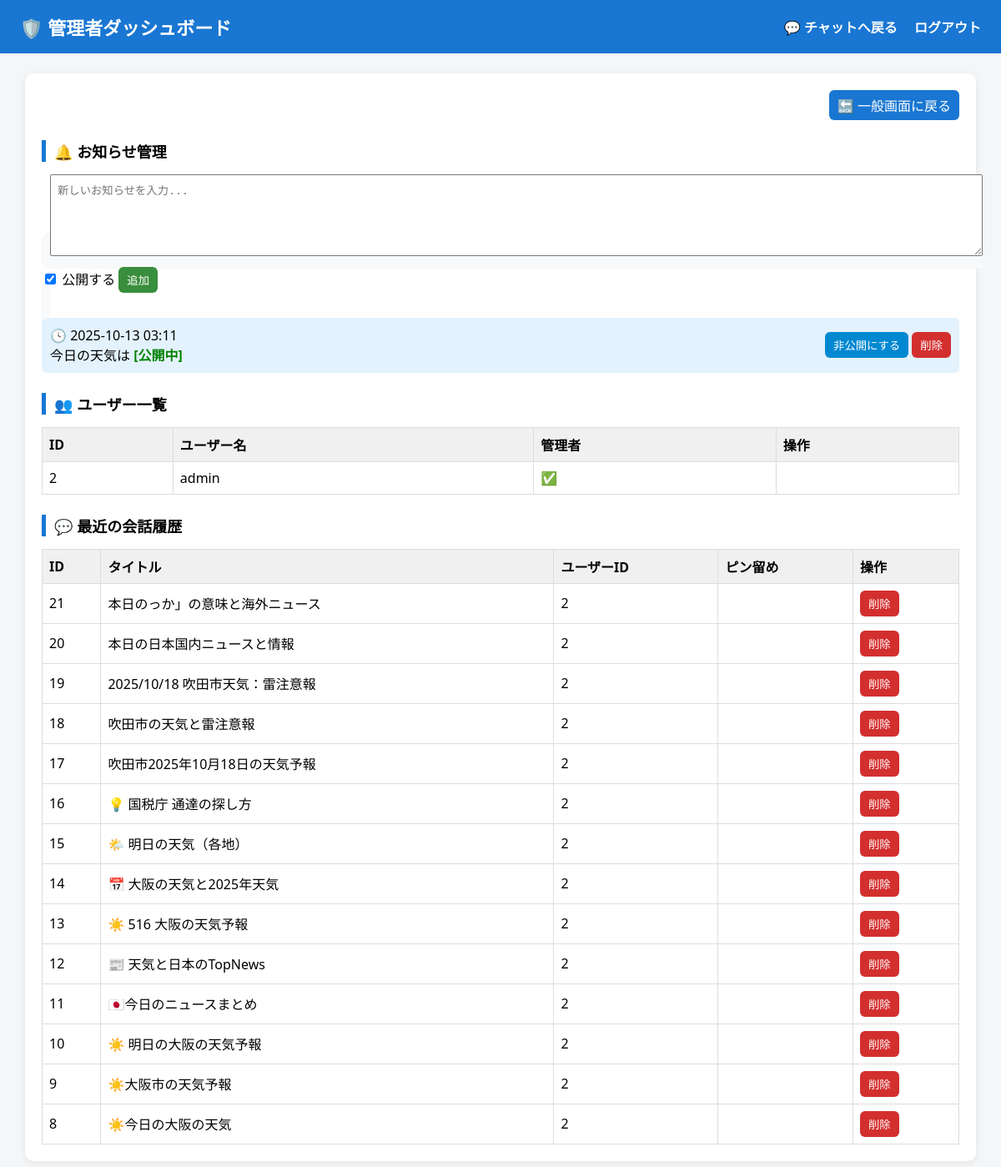
The app's page /admin_dashboard (signed in) with its own data.
### app/models.py (models this page shows, shortened)
class Announcement(db.Model):
    __tablename__ = "announcement"
    id = db.Column(db.Integer, primary_key=True)
    message = db.Column(db.Text, nullable=False)
    is_active = db.Column(db.Boolean, default=True)
    timestamp = db.Column(db.DateTime, default=datetime.utcnow)

class User(db.Model, UserMixin):
    __tablename__ = "user"
    id = db.Column(db.Integer, primary_key=True)
    username = db.Column(db.String(50), unique=True, nullable=False)
    password = db.Column(db.String(100), nullable=False)
    is_admin = db.Column(db.Boolean, nullable=False, default=False)

class Conversation(db.Model):
    __tablename__ = "conversation"
    id = db.Column(db.Integer, primary_key=True)
    title = db.Column(db.String(100), nullable=False)
    user_id = db.Column(db.Integer, db.ForeignKey("user.id"), nullable=False)
    is_pinned = db.Column(db.Boolean, nullable=False, default=False)
    created_at = db.Column(db.DateTime, default=datetime.utcnow)
    updated_at = db.Column(db.DateTime, default=datetime.utcnow, onupdate=datetime.utcnow)
    summary = db.Column(db.Text, nullable=True)  # ✅ AIによる会話要約を保存
    user = db.relationship("User", backref=db.backref("conversations", lazy=True))

### app/__init__.py (the view)
    @bp.route("/admin_dashboard")
    @login_required
    def admin_dashboard():
        _admin_required()
        users = User.query.order_by(User.id.asc()).all()
        conversations = Conversation.query.order_by(
            Conversation.is_pinned.desc(), Conversation.id.desc()
        ).limit(100).all()
        announcements = Announcement.query.order_by(
            Announcement.timestamp.desc().nullslast()
        ).all()
        return render_template(
            "admin_dashboard.html",
            users=users, conversations=conversations, announcements=announcements
        )

### templates/admin_dashboard.html (shortened to what this page needs)
<!DOCTYPE html>
<html lang="ja">
<head>
</head>
<body>
  <header>
    <h1>🛡️ 管理者ダッシュボード</h1>
    <nav>
      <a href="{{ url_for('core.chat') }}">💬 チャットへ戻る</a>
      <a href="{{ url_for('auth.logout') }}">ログアウト</a>
    </nav>
  </header>
  <main>
    <div class="top-links">
      <a class="link-btn" href="{{ url_for('core.chat') }}">🔙 一般画面に戻る</a>
    </div>
    <h2>🔔 お知らせ管理</h2>
    <form class="announce-form" method="post" action="{{ url_for('core.add_announcement') }}">
      <textarea name="message" placeholder="新しいお知らせを入力..." required></textarea>
      <div style="margin-top:8px;">
        <label><input type="checkbox" name="is_active" value="1" checked> 公開する</label>
        <button type="submit" style="background:#388e3c;">追加</button>
      </div>
    </form>
    {% if announcements %}
      {% for a in announcements %}
      <div class="announce-item">
        <p>
          🕓 {{ a.timestamp.strftime('%Y-%m-%d %H:%M') if a.timestamp else '' }}<br>
          {{ a.message }}
          {% if a.is_active %}
            <span class="active">[公開中]</span>
          {% else %}
            <span class="inactive">[非公開]</span>
          {% endif %}
        </p>
        <div>
          <form method="post" action="{{ url_for('core.toggle_announcement', ann_id=a.id) }}">
            <button type="submit" style="background:#0288d1;">
              {% if a.is_active %}非公開にする{% else %}公開にする{% endif %}
            </button>
          </form>
          <form method="post" action="{{ url_for('core.delete_announcement', ann_id=a.id) }}">
            <button type="submit">削除</button>
          </form>
        </div>
      </div>
      {% endfor %}
    {% else %}
      <p>現在お知らせはありません。</p>
    {% endif %}
    <h2>👥 ユーザー一覧</h2>
    <table>
      <thead>
        <tr>
          <th>ID</th>
          <th>ユーザー名</th>
          <th>管理者</th>
          <th>操作</th>
        </tr>
      </thead>
      <tbody>
        {% for u in users %}
        <tr>
          <td>{{ u.id }}</td>
          <td>{{ u.username }}</td>
          <td>{{ "✅" if u.is_admin else "—" }}</td>
          <td>
          </td>
        </tr>
        {% endfor %}
      </tbody>
    </table>
    <h2>💬 最近の会話履歴</h2>
    <table>
      <thead>
        <tr>
          <th>ID</th>
          <th>タイトル</th>
          <th>ユーザーID</th>
          <th>ピン留め</th>
          <th>操作</th>
        </tr>
      </thead>
      <tbody>
        {% for c in conversations %}
        <tr>
          <td>{{ c.id }}</td>
          <td>{{ c.title }}</td>
          <td>{{ c.user_id }}</td>
          <td>{{ "📌" if c.is_pinned else "" }}</td>
          <td>
            <form method="post" action="{{ url_for('core.delete_conversation', cid=c.id) }}">
              <button type="submit" onclick="return confirm('この会話を削除しますか？')">削除</button>
            </form>
          </td>
        </tr>
        {% endfor %}
      </tbody>
    </table>
  </main>
</body>
</html>

### templates/admin_dashboard.html (style rules this page uses)
body { font-family: "Noto Sans JP", system-ui, sans-serif; background:#f5f6f8; margin:0; }
header { background:#1976d2; color:#fff; padding:16px 24px; display:flex; justify-content:space-between; align-items:center; }
header h1 { margin:0; font-size:22px; }
header a { color:#fff; text-decoration:none; font-weight:bold; margin-left:16px; }
main { max-width:1100px; margin:24px auto; background:#fff; padding:20px; border-radius:10px; box-shadow:0 2px 10px rgba(0,0,0,0.08); }
h2 { border-left:5px solid #1976d2; padding-left:10px; margin-top:24px; font-size:18px; }
table { width:100%; border-collapse:collapse; margin-top:12px; }
th, td { border:1px solid #ddd; padding:8px; text-align:left; }
th { background:#f0f0f0; }
form { display:inline; }
button { background:#d32f2f; border:none; color:#fff; padding:6px 10px; border-radius:6px; cursor:pointer; }
.top-links { margin-bottom:12px; display:flex; justify-content:flex-end; gap:10px; }
.link-btn { background:#1976d2; color:#fff; text-decoration:none; padding:6px 10px; border-radius:6px; }
.announce-form { margin-top:15px; background:#f8f9fa; padding:10px; border-radius:8px; }
textarea { width:100%; height:80px; resize:vertical; padding:8px; }
.announce-item { background:#e3f2fd; padding:10px; border-radius:6px; margin-top:8px; display:flex; justify-content:space-between; align-items:center; }
.announce-item p { margin:0; }
.active { color:green; font-weight:bold; }

### records on screen
Announcement: timestamp "2025-10-13 03:11", message "今日の天気は", is_active "[公開中]"
User: id "2", username "admin", is_admin "✅"
Conversation: id "21", title "本日のっか」の意味と海外ニュース", user_id "2"
Conversation: id "20", title "本日の日本国内ニュースと情報", user_id "2"
Conversation: id "19", title "2025/10/18 吹田市天気：雷注意報", user_id "2"
Conversation: id "18", title "吹田市の天気と雷注意報", user_id "2"
Conversation: id "17", title "吹田市2025年10月18日の天気予報", user_id "2"
Conversation: id "16", title "💡 国税庁 通達の探し方", user_id "2"
Conversation: id "15", title "🌤️ 明日の天気（各地）", user_id "2"
Conversation: id "14", title "📅 大阪の天気と2025年天気", user_id "2"
Conversation: id "13", title "☀️ 516 大阪の天気予報", user_id "2"
Conversation: id "12", title "📰 天気と日本のTopNews", user_id "2"
Conversation: id "11", title "🇯🇵今日のニュースまとめ", user_id "2"
Conversation: id "10", title "☀️ 明日の大阪の天気予報", user_id "2"
Conversation: id "9", title "☀️大阪市の天気予報", user_id "2"
Conversation: id "8", title "☀️今日の大阪の天気", user_id "2"
